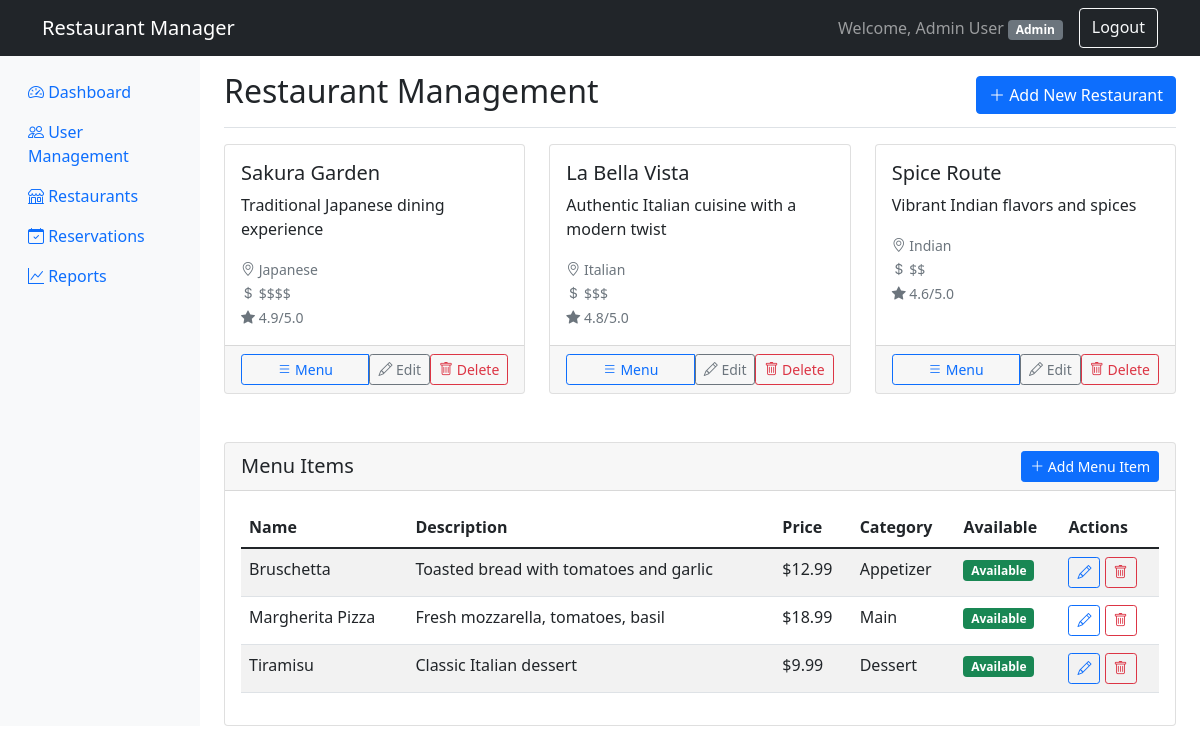
Page /admin/restaurants.php?restaurant_id=1 (signed in) on the committed database.
### tables this page shows
CREATE TABLE `restaurants` (
  `id` INT(11) NOT NULL AUTO_INCREMENT,
  `name` VARCHAR(255) NOT NULL,
  `description` TEXT NOT NULL,
  `cuisine` VARCHAR(100) NOT NULL,
  `address` TEXT NOT NULL,
  `phone` VARCHAR(20) NOT NULL,
  `price_range` ENUM('$', '$$', '$$$', '$$$$') NOT NULL,
  `rating` DECIMAL(2,1) NOT NULL DEFAULT '0.0',
  `image` VARCHAR(255) DEFAULT NULL,
  `seating_capacity` INT(11) NOT NULL DEFAULT '0',
  `created_at` TIMESTAMP NOT NULL DEFAULT CURRENT_TIMESTAMP,
  `updated_at` TIMESTAMP NOT NULL DEFAULT CURRENT_TIMESTAMP ON UPDATE CURRENT_TIMESTAMP,
  PRIMARY KEY (`id`),
  INDEX `idx_cuisine` (`cuisine`),
  INDEX `idx_rating` (`rating`)
);

CREATE TABLE `menu_items` (
  `id` INT(11) NOT NULL AUTO_INCREMENT,
  `restaurant_id` INT(11) NOT NULL,
  `name` VARCHAR(255) NOT NULL,
  `description` TEXT NOT NULL,
  `price` DECIMAL(10,2) NOT NULL,
  `category` ENUM('appetizer', 'main', 'dessert', 'beverage') NOT NULL,
  `image` VARCHAR(255) DEFAULT NULL,
  `available` TINYINT(1) NOT NULL DEFAULT '1',
  `created_at` TIMESTAMP NOT NULL DEFAULT CURRENT_TIMESTAMP,
  `updated_at` TIMESTAMP NOT NULL DEFAULT CURRENT_TIMESTAMP ON UPDATE CURRENT_TIMESTAMP,
  PRIMARY KEY (`id`),
  INDEX `idx_restaurant_category` (`restaurant_id`, `category`),
  CONSTRAINT `fk_menu_restaurant` FOREIGN KEY (`restaurant_id`) REFERENCES `restaurants` (`id`) ON DELETE CASCADE
);

### backend/Database.php (called while the page is built, shortened)
<?php
class Database {
    private $host = "localhost";
    private $username = "root";
    private $password = "";
    private $database = "restaurant_management";
    private $connection;
    private function connect() {
        try {
            $this->connection = new mysqli($this->host, $this->username, $this->password, $this->database);
            $this->connection->set_charset("utf8mb4");
        } catch (Exception $e) {
            die("Database connection error: " . $e->getMessage());
        }
    }
    public function select($query, $params = [], $param_types = "") {
        $stmt = $this->connection->prepare($query);
        if (!empty($params)) {
            $stmt->bind_param($param_types, ...$params);
        }
        $stmt->execute();
        $result = $stmt->get_result();
        $data = [];
        while ($row = $result->fetch_assoc()) {
            $data[] = $row;
        }
        return $data;
    }
}
?>

### backend/Restaurant.php (called while the page is built, shortened)
<?php
require_once 'Database.php';
class Restaurant {
    private $db;
    private $table = 'restaurants';
    public function __construct() {
        $this->db = new Database();
    }
    public function getAllRestaurants() {
        $query = "SELECT * FROM {$this->table} ORDER BY rating DESC, name ASC";
        try {
            return $this->db->select($query);
        } catch (Exception $e) {
            return [];
        }
    }
}
?>

### backend/Menu.php (called while the page is built, shortened)
<?php
require_once 'Database.php';
class Menu {
    private $db;
    private $table = 'menu_items';
    public function __construct() {
        $this->db = new Database();
    }
    public function getMenuItemsByRestaurant($restaurantId) {
        $query = "SELECT * FROM {$this->table} WHERE restaurant_id = ? ORDER BY category, name";
        $params = [$restaurantId];
        $paramTypes = "i";
        try {
            return $this->db->select($query, $params, $paramTypes);
        } catch (Exception $e) {
            return [];
        }
    }
}
?>

### admin/restaurants.php (the view, shortened to what this page needs)
<?php
require_once '../backend/Restaurant.php';
require_once '../backend/Menu.php';
$restaurantManager = new Restaurant();
$menuManager = new Menu();
$restaurants = $restaurantManager->getAllRestaurants();
$selectedRestaurantId = isset($_GET['restaurant_id']) ? (int)$_GET['restaurant_id'] :
                       (!empty($restaurants) ? $restaurants[0]['id'] : null);
$menuItems = $selectedRestaurantId ? $menuManager->getMenuItemsByRestaurant($selectedRestaurantId) : [];
?>
<!DOCTYPE html>
<html lang="en">
<head>
    <link href="https://cdn.jsdelivr.net/npm/bootstrap@5.1.3/dist/css/bootstrap.min.css" rel="stylesheet">
    <link href="https://cdn.jsdelivr.net/npm/bootstrap-icons@1.7.2/font/bootstrap-icons.css" rel="stylesheet">
</head>
<body>
    <nav class="navbar navbar-expand-lg navbar-dark bg-dark">
        <div class="container">
            <a class="navbar-brand" href="../admin/index.php">
                <i class="bi bi-restaurant"></i> Restaurant Manager
            </a>
            <div class="navbar-nav ms-auto">
                <span class="navbar-text me-3">
                    Welcome, <?php echo htmlspecialchars($_SESSION['user']['name']); ?>
                    <span class="badge bg-secondary"><?php echo ucfirst($_SESSION['user']['role']); ?></span>
                </span>
                <a class="btn btn-outline-light" href="../logout.php">Logout</a>
            </div>
        </div>
    </nav>
    <div class="container-fluid">
        <div class="row">
            <nav class="col-md-3 col-lg-2 d-md-block bg-light sidebar collapse">
                <div class="position-sticky pt-3">
                    <ul class="nav flex-column">
                        <li class="nav-item">
                            <a class="nav-link" href="../admin/index.php">
                                <i class="bi bi-speedometer2"></i> Dashboard
                            </a>
                        </li>
                        <li class="nav-item">
                            <a class="nav-link" href="../admin/users.php">
                                <i class="bi bi-people"></i> User Management
                            </a>
                        </li>
                        <li class="nav-item">
                            <a class="nav-link active" href="../admin/restaurants.php">
                                <i class="bi bi-shop"></i> Restaurants
                            </a>
                        </li>
                        <li class="nav-item">
                            <a class="nav-link" href="../admin/reservations.php">
                                <i class="bi bi-calendar-check"></i> Reservations
                            </a>
                        </li>
                        <li class="nav-item">
                            <a class="nav-link" href="../admin/reports.php">
                                <i class="bi bi-graph-up"></i> Reports
                            </a>
                        </li>
                    </ul>
                </div>
            </nav>
            <main class="col-md-9 ms-sm-auto col-lg-10 px-md-4">
                <div class="d-flex justify-content-between flex-wrap flex-md-nowrap align-items-center pt-3 pb-2 mb-3 border-bottom">
                    <h1 class="h2">Restaurant Management</h1>
                    <form method="GET">
                        <button type="submit" class="btn btn-primary">
                            <i class="bi bi-plus-lg"></i> Add New Restaurant
                        </button>
                    </form>
                </div>
                <div class="row">
                    <?php foreach ($restaurants as $restaurant): ?>
                    <div class="col-md-6 col-lg-4 mb-4">
                        <div class="card h-100">
                            <div class="card-body">
                                <h5 class="card-title"><?php echo htmlspecialchars($restaurant['name']); ?></h5>
                                <p class="card-text"><?php echo htmlspecialchars($restaurant['description']); ?></p>
                                <p class="card-text">
                                    <small class="text-muted">
                                        <i class="bi bi-geo-alt"></i> <?php echo htmlspecialchars($restaurant['cuisine']); ?><br>
                                        <i class="bi bi-currency-dollar"></i> <?php echo htmlspecialchars($restaurant['price_range']); ?><br>
                                        <i class="bi bi-star-fill"></i> <?php echo htmlspecialchars($restaurant['rating']); ?>/5.0
                                    </small>
                                </p>
                            </div>
                            <div class="card-footer">
                                <div class="btn-group w-100" role="group">
                                    <a href="?restaurant_id=<?php echo $restaurant['id']; ?>" class="btn btn-outline-primary btn-sm">
                                        <i class="bi bi-list"></i> Menu
                                    </a>
                                    <form method="POST" class="d-inline">
                                        <button type="submit" class="btn btn-outline-secondary btn-sm">
                                            <i class="bi bi-pencil"></i> Edit
                                        </button>
                                    </form>
                                    <form method="GET" class="d-inline">
                                        <button type="submit" class="btn btn-outline-danger btn-sm">
                                            <i class="bi bi-trash"></i> Delete
                                        </button>
                                    </form>
                                </div>
                            </div>
                        </div>
                    </div>
                    <?php endforeach; ?>
                </div>
                <?php if ($selectedRestaurantId): ?>
                <div class="card mt-4">
                    <div class="card-header d-flex justify-content-between align-items-center">
                        <h5 class="mb-0">Menu Items</h5>
                        <form method="GET">
                            <button type="submit" class="btn btn-sm btn-primary">
                                <i class="bi bi-plus-lg"></i> Add Menu Item
                            </button>
                        </form>
                    </div>
                    <div class="card-body">
                        <div class="table-responsive">
                            <table class="table table-striped table-hover">
                                <thead>
                                    <tr>
                                        <th>Name</th>
                                        <th>Description</th>
                                        <th>Price</th>
                                        <th>Category</th>
                                        <th>Available</th>
                                        <th>Actions</th>
                                    </tr>
                                </thead>
                                <tbody>
                                    <?php foreach ($menuItems as $item): ?>
                                    <tr>
                                        <td><?php echo htmlspecialchars($item['name']); ?></td>
                                        <td><?php echo htmlspecialchars($item['description']); ?></td>
                                        <td>$<?php echo number_format($item['price'], 2); ?></td>
                                        <td><?php echo ucfirst($item['category']); ?></td>
                                        <td>
                                            <?php if ($item['available']): ?>
                                                <span class="badge bg-success">Available</span>
                                            <?php else: ?>
                                                <span class="badge bg-secondary">Unavailable</span>
                                            <?php endif; ?>
                                        </td>
                                        <td>
                                            <form method="POST" class="d-inline">
                                                <button type="submit" class="btn btn-sm btn-outline-primary">
                                                    <i class="bi bi-pencil"></i>
                                                </button>
                                            </form>
                                            <form method="GET" class="d-inline">
                                                <button type="submit" class="btn btn-sm btn-outline-danger">
                                                    <i class="bi bi-trash"></i>
                                                </button>
                                            </form>
                                        </td>
                                    </tr>
                                    <?php endforeach; ?>
                                </tbody>
                            </table>
                        </div>
                    </div>
                </div>
                <?php endif; ?>
            </main>
        </div>
    </div>
</body>
</html>

### rows in the picture
restaurants: name "Sakura Garden", description "Traditional Japanese dining experience", cuisine "Japanese", price_range "$$$$", rating "4.9"
restaurants: name "La Bella Vista", description "Authentic Italian cuisine with a modern twist", cuisine "Italian", price_range "$$$", rating "4.8"
restaurants: name "Spice Route", description "Vibrant Indian flavors and spices", cuisine "Indian", price_range "$$", rating "4.6"
menu_items: name "Bruschetta", description "Toasted bread with tomatoes and garlic", price "12.99", category "Appetizer", available "Available"
menu_items: name "Margherita Pizza", description "Fresh mozzarella, tomatoes, basil", price "18.99", category "Main", available "Available"
menu_items: name "Tiramisu", description "Classic Italian dessert", price "9.99", category "Dessert", available "Available"

### other values in the picture
$_SESSION['user']['name'] "Admin User"
$_SESSION['user']['role'] "Admin"
